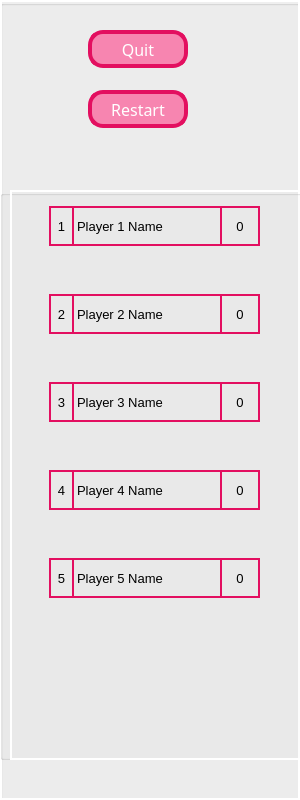
   <widget class="QGroupBox" name="groupBox_playerList">
    <property name="geometry">
     <rect>
      <x>0</x>
      <y>0</y>
      <width>300</width>
      <height>800</height>
     </rect>
    </property>
    <property name="title">
     <string/>
    </property>
    <widget class="QLabel" name="label_playerList_frame">
     <property name="geometry">
      <rect>
       <x>0</x>
       <y>0</y>
       <width>300</width>
       <height>800</height>
      </rect>
     </property>
     <property name="palette">
      <palette>
       <active/>
       <inactive/>
       <disabled/>
      </palette>
     </property>
     <property name="styleSheet">
      <string notr="true">border: 2px solid rgba(255,255,255,255);</string>
     </property>
     <property name="text">
      <string/>
     </property>
    </widget>
    <widget class="QGroupBox" name="groupBox_playerTable">
     <property name="geometry">
      <rect>
       <x>0</x>
       <y>190</y>
       <width>310</width>
       <height>570</height>
      </rect>
     </property>
     <property name="title">
      <string/>
     </property>
     <widget class="QLabel" name="label_playerName_1">
      <property name="geometry">
       <rect>
        <x>72</x>
        <y>16</y>
        <width>150</width>
        <height>40</height>
       </rect>
      </property>
      <property name="font">
       <font>
        <family>Arial</family>
        <pointsize>10</pointsize>
        <weight>50</weight>
        <bold>false</bold>
       </font>
      </property>
      <property name="styleSheet">
       <string notr="true">border: 2px solid rgba(227,15,96,255);</string>
      </property>
      <property name="text">
       <string>Player 1 Name</string>
      </property>
     </widget>
     <widget class="QLabel" name="label_playerScore_1">
      <property name="geometry">
       <rect>
        <x>220</x>
        <y>16</y>
        <width>40</width>
        <height>40</height>
       </rect>
      </property>
      <property name="font">
       <font>
        <family>Arial</family>
        <pointsize>10</pointsize>
        <weight>50</weight>
        <bold>false</bold>
       </font>
      </property>
      <property name="styleSheet">
       <string notr="true">border: 2px solid rgba(227,15,96,255);</string>
      </property>
      <property name="text">
       <string>0</string>
      </property>
      <property name="alignment">
       <set>Qt::AlignCenter</set>
      </property>
     </widget>
     <widget class="QLabel" name="label_winnerSign_1">
      <property name="geometry">
       <rect>
        <x>250</x>
        <y>4</y>
        <width>54</width>
        <height>54</height>
       </rect>
      </property>
      <property name="font">
       <font>
        <family>Arial Black</family>
        <pointsize>10</pointsize>
        <weight>75</weight>
        <bold>true</bold>
       </font>
      </property>
      <property name="styleSheet">
       <string notr="true"/>
      </property>
      <property name="text">
       <string/>
      </property>
      <property name="pixmap">
       <pixmap>F:/KIT/Einführung in Python/yahtzee/figures/win.png</pixmap>
      </property>
      <property name="scaledContents">
       <bool>true</bool>
      </property>
      <property name="alignment">
       <set>Qt::AlignCenter</set>
      </property>
     </widget>
     <widget class="QLabel" name="label_playerScore_2">
      <property name="geometry">
       <rect>
        <x>220</x>
        <y>104</y>
        <width>40</width>
        <height>40</height>
       </rect>
      </property>
      <property name="font">
       <font>
        <family>Arial</family>
        <pointsize>10</pointsize>
        <weight>50</weight>
        <bold>false</bold>
       </font>
      </property>
      <property name="styleSheet">
       <string notr="true">border: 2px solid rgba(227,15,96,255);</string>
      </property>
      <property name="text">
       <string>0</string>
      </property>
      <property name="alignment">
       <set>Qt::AlignCenter</set>
      </property>
     </widget>
     <widget class="QLabel" name="label_playerName_2">
      <property name="geometry">
       <rect>
        <x>72</x>
        <y>104</y>
        <width>150</width>
        <height>40</height>
       </rect>
      </property>
      <property name="font">
       <font>
        <family>Arial</family>
        <pointsize>10</pointsize>
        <weight>50</weight>
        <bold>false</bold>
       </font>
      </property>
      <property name="styleSheet">
       <string notr="true">border: 2px solid rgba(227,15,96,255);</string>
      </property>
      <property name="text">
       <string>Player 2 Name</string>
      </property>
     </widget>
     <widget class="QLabel" name="label_winnerSign_2">
      <property name="geometry">
       <rect>
        <x>250</x>
        <y>92</y>
        <width>54</width>
        <height>54</height>
       </rect>
      </property>
      <property name="font">
       <font>
        <family>Arial Black</family>
        <pointsize>10</pointsize>
        <weight>75</weight>
        <bold>true</bold>
       </font>
      </property>
      <property name="styleSheet">
       <string notr="true"/>
      </property>
      <property name="text">
       <string/>
      </property>
      <property name="pixmap">
       <pixmap>F:/KIT/Einführung in Python/yahtzee/figures/win.png</pixmap>
      </property>
      <property name="scaledContents">
       <bool>true</bool>
      </property>
      <property name="alignment">
       <set>Qt::AlignCenter</set>
      </property>
     </widget>
     <widget class="QLabel" name="label_winnerSign_3">
      <property name="geometry">
       <rect>
        <x>250</x>
        <y>180</y>
        <width>54</width>
        <height>54</height>
       </rect>
      </property>
      <property name="font">
       <font>
        <family>Arial Black</family>
        <pointsize>10</pointsize>
        <weight>75</weight>
        <bold>true</bold>
       </font>
      </property>
      <property name="styleSheet">
       <string notr="true"/>
      </property>
      <property name="text">
       <string/>
      </property>
      <property name="pixmap">
       <pixmap>F:/KIT/Einführung in Python/yahtzee/figures/win.png</pixmap>
      </property>
      <property name="scaledContents">
       <bool>true</bool>
      </property>
      <property name="alignment">
       <set>Qt::AlignCenter</set>
      </property>
     </widget>
     <widget class="QLabel" name="label_winnerSign_4">
      <property name="geometry">
       <rect>
        <x>250</x>
        <y>268</y>
        <width>54</width>
        <height>54</height>
       </rect>
      </property>
      <property name="font">
       <font>
        <family>Arial Black</family>
        <pointsize>10</pointsize>
        <weight>75</weight>
        <bold>true</bold>
       </font>
      </property>
      <property name="styleSheet">
       <string notr="true"/>
      </property>
      <property name="text">
       <string/>
      </property>
      <property name="pixmap">
       <pixmap>F:/KIT/Einführung in Python/yahtzee/figures/win.png</pixmap>
      </property>
      <property name="scaledContents">
       <bool>true</bool>
      </property>
      <property name="alignment">
       <set>Qt::AlignCenter</set>
      </property>
     </widget>
     <widget class="QLabel" name="label_winnerSign_5">
      <property name="geometry">
       <rect>
        <x>250</x>
        <y>356</y>
        <width>54</width>
        <height>54</height>
       </rect>
      </property>
      <property name="font">
       <font>
        <family>Arial Black</family>
        <pointsize>10</pointsize>
        <weight>75</weight>
        <bold>true</bold>
       </font>
      </property>
      <property name="styleSheet">
       <string notr="true"/>
      </property>
      <property name="text">
       <string/>
      </property>
      <property name="pixmap">
       <pixmap>F:/KIT/Einführung in Python/yahtzee/figures/win.png</pixmap>
      </property>
      <property name="scaledContents">
       <bool>true</bool>
      </property>
      <property name="alignment">
       <set>Qt::AlignCenter</set>
      </property>
     </widget>
     <widget class="QLabel" name="label_playerScore_3">
      <property name="geometry">
       <rect>
        <x>220</x>
        <y>192</y>
        <width>40</width>
        <height>40</height>
       </rect>
      </property>
      <property name="font">
       <font>
        <family>Arial</family>
        <pointsize>10</pointsize>
        <weight>50</weight>
        <bold>false</bold>
       </font>
      </property>
      <property name="styleSheet">
       <string notr="true">border: 2px solid rgba(227,15,96,255);</string>
      </property>
      <property name="text">
       <string>0</string>
      </property>
      <property name="alignment">
       <set>Qt::AlignCenter</set>
      </property>
     </widget>
     <widget class="QLabel" name="label_playerName_3">
      <property name="geometry">
       <rect>
        <x>72</x>
        <y>192</y>
        <width>150</width>
        <height>40</height>
       </rect>
      </property>
      <property name="font">
       <font>
        <family>Arial</family>
        <pointsize>10</pointsize>
        <weight>50</weight>
        <bold>false</bold>
       </font>
      </property>
      <property name="styleSheet">
       <string notr="true">border: 2px solid rgba(227,15,96,255);</string>
      </property>
      <property name="text">
       <string>Player 3 Name</string>
      </property>
     </widget>
     <widget class="QLabel" name="label_playerName_4">
      <property name="geometry">
       <rect>
        <x>72</x>
        <y>280</y>
        <width>150</width>
        <height>40</height>
       </rect>
      </property>
      <property name="font">
       <font>
        <family>Arial</family>
        <pointsize>10</pointsize>
        <weight>50</weight>
        <bold>false</bold>
       </font>
      </property>
      <property name="styleSheet">
       <string notr="true">border: 2px solid rgba(227,15,96,255);</string>
      </property>
      <property name="text">
       <string>Player 4 Name</string>
      </property>
     </widget>
     <widget class="QLabel" name="label_playerScore_4">
      <property name="geometry">
       <rect>
        <x>220</x>
        <y>280</y>
        <width>40</width>
        <height>40</height>
       </rect>
      </property>
      <property name="font">
       <font>
        <family>Arial</family>
        <pointsize>10</pointsize>
        <weight>50</weight>
        <bold>false</bold>
       </font>
      </property>
      <property name="styleSheet">
       <string notr="true">border: 2px solid rgba(227,15,96,255);</string>
      </property>
      <property name="text">
       <string>0</string>
      </property>
      <property name="alignment">
       <set>Qt::AlignCenter</set>
      </property>
     </widget>
     <widget class="QLabel" name="label_playerName_5">
      <property name="geometry">
       <rect>
        <x>72</x>
        <y>368</y>
        <width>150</width>
        <height>40</height>
       </rect>
      </property>
      <property name="font">
       <font>
        <family>Arial</family>
        <pointsize>10</pointsize>
        <weight>50</weight>
        <bold>false</bold>
       </font>
      </property>
      <property name="styleSheet">
       <string notr="true">border: 2px solid rgba(227,15,96,255);</string>
      </property>
      <property name="text">
       <string>Player 5 Name</string>
      </property>
     </widget>
     <widget class="QLabel" name="label_playerScore_5">
      <property name="geometry">
       <rect>
        <x>220</x>
        <y>368</y>
        <width>40</width>
        <height>40</height>
       </rect>
      </property>
      <property name="font">
       <font>
        <family>Arial</family>
        <pointsize>10</pointsize>
        <weight>50</weight>
        <bold>false</bold>
       </font>
      </property>
      <property name="styleSheet">
       <string notr="true">border: 2px solid rgba(227,15,96,255);</string>
      </property>
      <property name="text">
       <string>0</string>
      </property>
      <property name="alignment">
       <set>Qt::AlignCenter</set>
      </property>
     </widget>
     <widget class="QLabel" name="label_playerTable_frame">
      <property name="geometry">
       <rect>
        <x>10</x>
        <y>0</y>
        <width>310</width>
        <height>570</height>
       </rect>
      </property>
      <property name="styleSheet">
       <string notr="true">border: 2px solid rgba(255,255,255,255);</string>
      </property>
      <property name="text">
       <string/>
      </property>
     </widget>
     <widget class="QLabel" name="label_playerNumber_1">
      <property name="geometry">
       <rect>
        <x>49</x>
        <y>16</y>
        <width>25</width>
        <height>40</height>
       </rect>
      </property>
      <property name="font">
       <font>
        <family>Arial</family>
        <pointsize>10</pointsize>
        <weight>50</weight>
        <bold>false</bold>
       </font>
      </property>
      <property name="styleSheet">
       <string notr="true">border: 2px solid rgba(227,15,96,255);</string>
      </property>
      <property name="text">
       <string>1</string>
      </property>
      <property name="alignment">
       <set>Qt::AlignCenter</set>
      </property>
     </widget>
     <widget class="QLabel" name="label_playerNumber_2">
      <property name="geometry">
       <rect>
        <x>49</x>
        <y>104</y>
        <width>25</width>
        <height>40</height>
       </rect>
      </property>
      <property name="font">
       <font>
        <family>Arial</family>
        <pointsize>10</pointsize>
        <weight>50</weight>
        <bold>false</bold>
       </font>
      </property>
      <property name="styleSheet">
       <string notr="true">border: 2px solid rgba(227,15,96,255);</string>
      </property>
      <property name="text">
       <string>2</string>
      </property>
      <property name="alignment">
       <set>Qt::AlignCenter</set>
      </property>
     </widget>
     <widget class="QLabel" name="label_playerNumber_3">
      <property name="geometry">
       <rect>
        <x>49</x>
        <y>192</y>
        <width>25</width>
        <height>40</height>
       </rect>
      </property>
      <property name="font">
       <font>
        <family>Arial</family>
        <pointsize>10</pointsize>
        <weight>50</weight>
        <bold>false</bold>
       </font>
      </property>
      <property name="styleSheet">
       <string notr="true">border: 2px solid rgba(227,15,96,255);</string>
      </property>
      <property name="text">
       <string>3</string>
      </property>
      <property name="alignment">
       <set>Qt::AlignCenter</set>
      </property>
     </widget>
     <widget class="QLabel" name="label_playerNumber_4">
      <property name="geometry">
       <rect>
        <x>49</x>
        <y>280</y>
        <width>25</width>
        <height>40</height>
       </rect>
      </property>
      <property name="font">
       <font>
        <family>Arial</family>
        <pointsize>10</pointsize>
        <weight>50</weight>
        <bold>false</bold>
       </font>
      </property>
      <property name="styleSheet">
       <string notr="true">border: 2px solid rgba(227,15,96,255);</string>
      </property>
      <property name="text">
       <string>4</string>
      </property>
      <property name="alignment">
       <set>Qt::AlignCenter</set>
      </property>
     </widget>
     <widget class="QLabel" name="label_playerNumber_5">
      <property name="geometry">
       <rect>
        <x>49</x>
        <y>368</y>
        <width>25</width>
        <height>40</height>
       </rect>
      </property>
      <property name="font">
       <font>
        <family>Arial</family>
        <pointsize>10</pointsize>
        <weight>50</weight>
        <bold>false</bold>
       </font>
      </property>
      <property name="styleSheet">
       <string notr="true">border: 2px solid rgba(227,15,96,255);</string>
      </property>
      <property name="text">
       <string>5</string>
      </property>
      <property name="alignment">
       <set>Qt::AlignCenter</set>
      </property>
     </widget>
     <widget class="QLabel" name="label_playerIcon_1">
      <property name="geometry">
       <rect>
        <x>5</x>
        <y>16</y>
        <width>40</width>
        <height>40</height>
       </rect>
      </property>
      <property name="styleSheet">
       <string notr="true"/>
      </property>
      <property name="text">
       <string/>
      </property>
      <property name="pixmap">
       <pixmap>../figures/icons/icon_166.png</pixmap>
      </property>
      <property name="scaledContents">
       <bool>true</bool>
      </property>
     </widget>
     <widget class="QLabel" name="label_playerIcon_2">
      <property name="geometry">
       <rect>
        <x>5</x>
        <y>104</y>
        <width>40</width>
        <height>40</height>
       </rect>
      </property>
      <property name="styleSheet">
       <string notr="true"/>
      </property>
      <property name="text">
       <string/>
      </property>
      <property name="pixmap">
       <pixmap>../figures/icons/icon_167.png</pixmap>
      </property>
      <property name="scaledContents">
       <bool>true</bool>
      </property>
     </widget>
     <widget class="QLabel" name="label_playerIcon_3">
      <property name="geometry">
       <rect>
        <x>5</x>
        <y>192</y>
        <width>40</width>
        <height>40</height>
       </rect>
      </property>
      <property name="styleSheet">
       <string notr="true"/>
      </property>
      <property name="text">
       <string/>
      </property>
      <property name="pixmap">
       <pixmap>../figures/icons/icon_1.png</pixmap>
      </property>
      <property name="scaledContents">
       <bool>true</bool>
      </property>
     </widget>
     <widget class="QLabel" name="label_playerIcon_4">
      <property name="geometry">
       <rect>
        <x>5</x>
        <y>280</y>
        <width>40</width>
        <height>40</height>
       </rect>
      </property>
      <property name="styleSheet">
       <string notr="true"/>
      </property>
      <property name="text">
       <string/>
      </property>
      <property name="pixmap">
       <pixmap>../figures/icons/icon_2.png</pixmap>
      </property>
      <property name="scaledContents">
       <bool>true</bool>
      </property>
     </widget>
     <widget class="QLabel" name="label_playerIcon_5">
      <property name="geometry">
       <rect>
        <x>5</x>
        <y>368</y>
        <width>40</width>
        <height>40</height>
       </rect>
      </property>
      <property name="styleSheet">
       <string notr="true"/>
      </property>
      <property name="text">
       <string/>
      </property>
      <property name="pixmap">
       <pixmap>../figures/icons/icon_3.png</pixmap>
      </property>
      <property name="scaledContents">
       <bool>true</bool>
      </property>
     </widget>
     <zorder>label_playerTable_frame</zorder>
     <zorder>label_playerName_1</zorder>
     <zorder>label_playerScore_1</zorder>
     <zorder>label_winnerSign_1</zorder>
     <zorder>label_playerScore_2</zorder>
     <zorder>label_playerName_2</zorder>
     <zorder>label_winnerSign_2</zorder>
     <zorder>label_winnerSign_3</zorder>
     <zorder>label_winnerSign_4</zorder>
     <zorder>label_winnerSign_5</zorder>
     <zorder>label_playerScore_3</zorder>
     <zorder>label_playerName_3</zorder>
     <zorder>label_playerName_4</zorder>
     <zorder>label_playerScore_4</zorder>
     <zorder>label_playerName_5</zorder>
     <zorder>label_playerScore_5</zorder>
     <zorder>label_playerNumber_1</zorder>
     <zorder>label_playerNumber_2</zorder>
     <zorder>label_playerNumber_3</zorder>
     <zorder>label_playerNumber_4</zorder>
     <zorder>label_playerNumber_5</zorder>
     <zorder>label_playerIcon_1</zorder>
     <zorder>label_playerIcon_2</zorder>
     <zorder>label_playerIcon_3</zorder>
     <zorder>label_playerIcon_4</zorder>
     <zorder>label_playerIcon_5</zorder>
    </widget>
    <widget class="QPushButton" name="pushButton_quit">
     <property name="geometry">
      <rect>
       <x>88</x>
       <y>30</y>
       <width>100</width>
       <height>38</height>
      </rect>
     </property>
     <property name="font">
      <font>
       <family>Arial Black</family>
       <pointsize>12</pointsize>
      </font>
     </property>
     <property name="styleSheet">
      <string notr="true">QPushButton
{
    font-family: Arial Black;
    font-size: 12pt; 
    color: white; 
    background-color: rgb(247 , 133 , 176);
	border: 4px solid rgba(227,15,96,255);
	border-radius: 15px;
}

QPushButton:hover
{ 
	font-size: 13pt;
    background-color:rgb(246 , 118 , 167);
}

QPushButton:pressed
{
    background-color:rgb(244 , 90 , 149); 
    padding-left:3px;
    padding-top:3px;
}</string>
     </property>
     <property name="text">
      <string>Quit</string>
     </property>
    </widget>
    <widget class="QPushButton" name="pushButton_restart">
     <property name="geometry">
      <rect>
       <x>88</x>
       <y>90</y>
       <width>100</width>
       <height>38</height>
      </rect>
     </property>
     <property name="font">
      <font>
       <family>Arial Black</family>
       <pointsize>12</pointsize>
      </font>
     </property>
     <property name="styleSheet">
      <string notr="true">QPushButton
{
    font-family: Arial Black;
    font-size: 12pt; 
    color: white; 
    background-color: rgb(247 , 133 , 176);
	border: 4px solid rgba(227,15,96,255);
	border-radius: 15px;
}

QPushButton:hover
{ 
	font-size: 13pt;
    background-color:rgb(246 , 118 , 167);
}

QPushButton:pressed
{
    background-color:rgb(244 , 90 , 149); 
    padding-left:3px;
    padding-top:3px;
}</string>
     </property>
     <property name="text">
      <string>Restart</string>
     </property>
    </widget>
   </widget>
